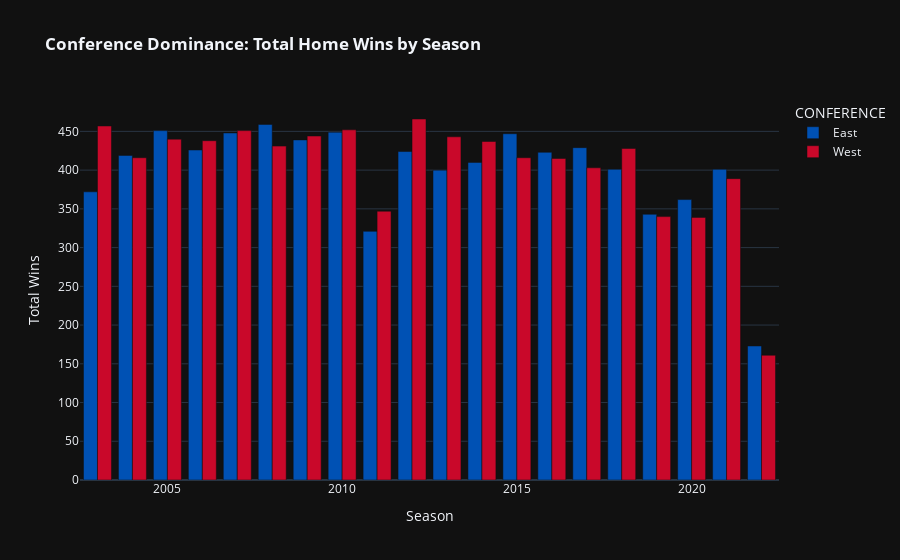

The code cell stored with this chart in its notebook:
### Code cell
import pandas as pd
import plotly.express as px

# 1. Load ranking file to find Conference info
rankings = pd.read_csv('ranking.csv')

# 2. Extract unique mapping of TEAM_ID -> CONFERENCE
# We only need one entry per team to know if they are East or West
conf_map = rankings[['TEAM_ID', 'CONFERENCE']].drop_duplicates()

# Filter to ensure we only get valid East/West labels
conf_map = conf_map[conf_map['CONFERENCE'].isin(['East', 'West'])]

# 3. Merge this Conference info into our main dataframe
# We match 'HOME_TEAM_ID' from games with 'TEAM_ID' from our new map
df_conf = pd.merge(df, conf_map, left_on='HOME_TEAM_ID', right_on='TEAM_ID', how='left')

# 4. Calculate Wins
# Logic: If Home Team points > Away Team points, it's a Home Win
home_wins = df_conf[df_conf['PTS_home'] > df_conf['PTS_away']]

# Group by Season and Conference to count total wins
conf_wins = home_wins.groupby(['SEASON', 'CONFERENCE']).size().reset_index(name='WINS')

# 5. Plot the Chart
fig2 = px.bar(conf_wins, 
              x='SEASON', 
              y='WINS', 
              color='CONFERENCE',
              title='<b>Conference Dominance: Total Home Wins by Season</b>',
              labels={'WINS': 'Total Wins', 'SEASON': 'Season'},
              color_discrete_map={'East': '#0051B4', 'West': '#C9082A'}, 
              barmode='group',
              template='plotly_dark')

fig2.show()

### Figure 1 — Plotly figure (JSON) as saved in the notebook; plotly's stock layout.template omitted (floating-point values rounded to 4 significant figures)
{"data": [{"alignmentgroup": "True", "hovertemplate": "CONFERENCE=East<br>Season=%{x}<br>Total Wins=%{y}<extra></extra>", "legendgroup": "East", "marker": {"color": "#0051B4", "pattern": {"shape": ""}}, "name": "East", "offsetgroup": "East", "orientation": "v", "showlegend": true, "textposition": "auto", "type": "bar", "x": [2003, 2004, 2005, 2006, 2007, 2008, 2009, 2010, 2011, 2012, 2013, 2014, 2015, 2016, 2017, 2018, 2019, 2020, 2021, 2022], "xaxis": "x", "y": [372, 419, 451, 426, 448, 459, 439, 449, 321, 424, 400, 410, 447, 423, 429, 401, 343, 362, 401, 173], "yaxis": "y"}, {"alignmentgroup": "True", "hovertemplate": "CONFERENCE=West<br>Season=%{x}<br>Total Wins=%{y}<extra></extra>", "legendgroup": "West", "marker": {"color": "#C9082A", "pattern": {"shape": ""}}, "name": "West", "offsetgroup": "West", "orientation": "v", "showlegend": true, "textposition": "auto", "type": "bar", "x": [2003, 2004, 2005, 2006, 2007, 2008, 2009, 2010, 2011, 2012, 2013, 2014, 2015, 2016, 2017, 2018, 2019, 2020, 2021, 2022], "xaxis": "x", "y": [457, 416, 440, 438, 451, 431, 444, 452, 347, 466, 443, 437, 416, 415, 403, 428, 340, 339, 389, 161], "yaxis": "y"}], "layout": {"barmode": "group", "legend": {"title": {"text": "CONFERENCE"}, "tracegroupgap": 0}, "title": {"text": "<b>Conference Dominance: Total Home Wins by Season</b>"}, "xaxis": {"anchor": "y", "domain": [0, 1], "title": {"text": "Season"}}, "yaxis": {"anchor": "x", "domain": [0, 1], "title": {"text": "Total Wins"}}}}
